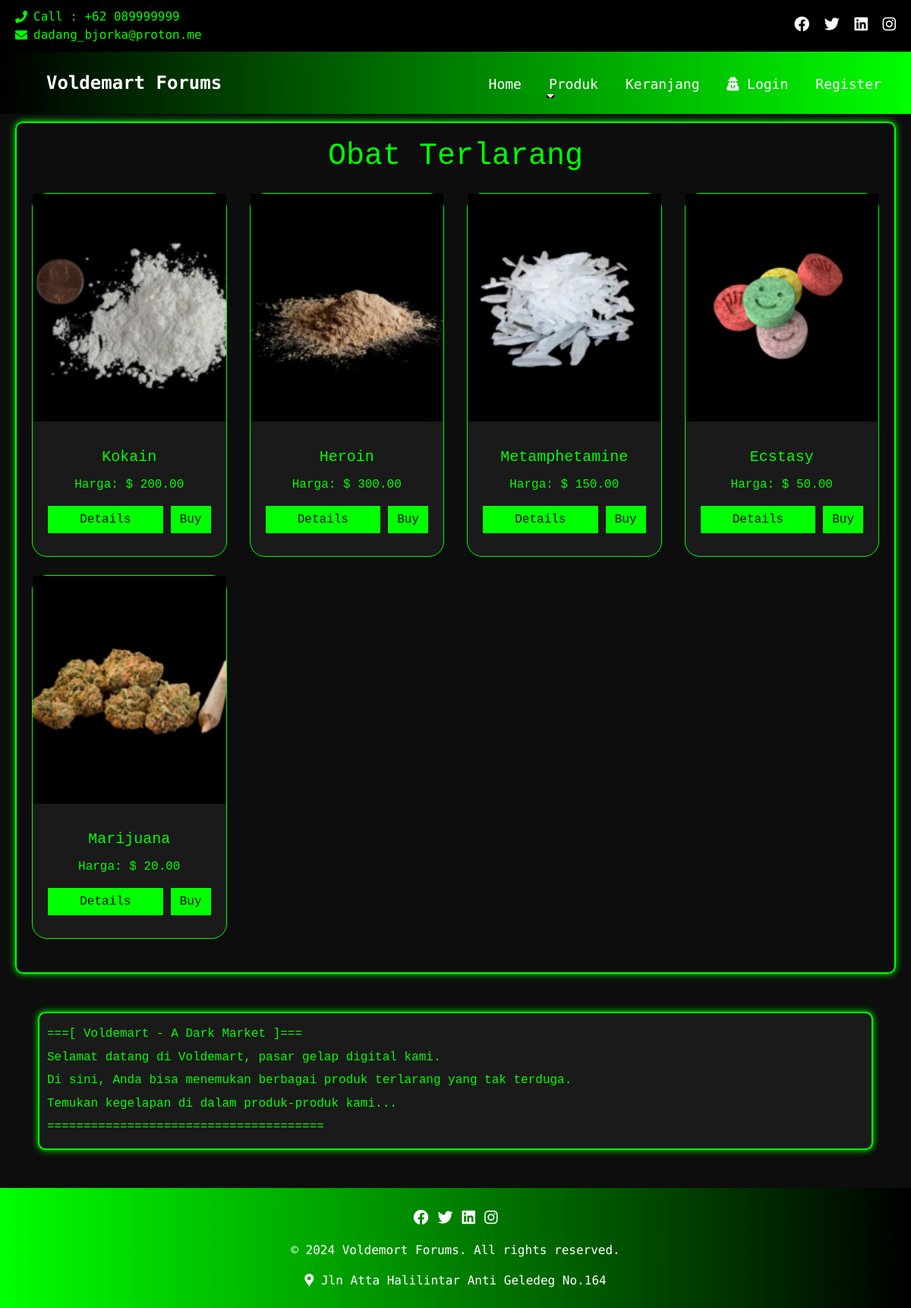
The page /product/obat_terlarang.php on the database its author committed.
### tables this page shows
CREATE TABLE `obat_terlarang` (
  `id` int(11) NOT NULL,
  `nama` varchar(255) NOT NULL,
  `deskripsi` text DEFAULT NULL,
  `harga` decimal(10,2) NOT NULL,
  `gambar` varchar(255) NOT NULL,
  `created_at` timestamp NOT NULL DEFAULT current_timestamp()
);

### product/obat_terlarang.php (the view, shortened to what this page needs)
<?php
include '../service/database.php';
$query = "SELECT * FROM obat_terlarang";
$result = $conn->query($query);
?>
<!DOCTYPE html>
<html lang="id">
<head>
    <link rel="stylesheet" href="https://stackpath.bootstrapcdn.com/bootstrap/4.5.2/css/bootstrap.min.css">
    <link rel="stylesheet" href="../asset/style.css">
    <link rel="stylesheet" href="produk.css">
    <link rel="stylesheet" href="https://cdnjs.cloudflare.com/ajax/libs/font-awesome/5.15.4/css/all.min.css">
</head>
<body>
<header class="header_section">
    <div class="header_top">
        <div class="container-fluid header_top_container">
            <div class="contact_nav">
                <a href="#">
                    <i class="fa fa-phone" aria-hidden="true"></i>
                    <span>Call : +62 089999999</span>
                </a>
                <a href="https://mail.proton.me/">
                    <i class="fa fa-envelope" aria-hidden="true"></i>
                    <span>dadang_bjorka@proton.me</span>
                </a>
            </div>
            <div class="social_box">
                <a href="#"><i class="fab fa-facebook" aria-hidden="true"></i></a>
                <a href="#"><i class="fab fa-twitter" aria-hidden="true"></i></a>
                <a href="#"><i class="fab fa-linkedin" aria-hidden="true"></i></a>
                <a href="#"><i class="fab fa-instagram" aria-hidden="true"></i></a>
            </div>
        </div>
    </div>
    <div class="header_bottom">
        <div class="container-fluid">
            <nav class="navbar navbar-expand-lg custom_nav-container">
                <a class="navbar-brand" href="index.html">Voldemart Forums</a>
                <div class="collapse navbar-collapse" id="navbarSupportedContent">
                    <ul class="navbar-nav ml-auto">
                        <li class="nav-item">
                            <a class="nav-link" href="../index.php">Home</a>
                        </li>
                        <li class="nav-item dropdown">
                            <a class="nav-link dropdown-toggle" href="#" id="navbarDropdownMenuLink" role="button" data-toggle="dropdown" aria-haspopup="true" aria-expanded="false">
                                Produk
                            </a>
                        </li>
                        <li class="nav-item">
                            <a class="nav-link" href="keranjang.php">Keranjang</a>
                        </li>
                        <?php
                        if (isset($_SESSION['username'])) {
                            echo '
                            <li class="nav-item">
                                <a class="nav-link" href="../logout.php"><i class="fas fa-user-secret"></i> Logout</a>
                            </li>
                            ';
                        } else {
                            echo '
                            <li class="nav-item">
                                <a class="nav-link" href="login.php"><i class="fas fa-user-secret"></i> Login</a>
                            </li>
                            <li class="nav-item">
                                <a class="nav-link" href="register.php">Register</a>
                            </li>
                            ';
                        }
                        ?>
                    </ul>
                </div>
            </nav>
        </div>
    </div>
</header>
<div class="product-container">
    <h1 class="text-center mb-4">Obat Terlarang</h1>
    <div class="row">
        <?php
        if ($result->num_rows > 0) {
            while ($row = $result->fetch_assoc()) {
                $harga_usd = $row['harga'] / 15000;
                ?>
                <div class="col-lg-3 col-md-6 col-sm-12 mb-4">
                    <div class="card">
                        <img src="../<?php echo $row['gambar']; ?>" class="card-img-top" alt="<?php echo $row['nama']; ?>">
                        <div class="card-body">
                            <h5 class="card-title"><?php echo $row['nama']; ?></h5>
                            <p class="card-text">Harga: $ <?php echo number_format($harga_usd, 2); ?></p>
                            <div class="d-flex justify-content-between">
                                <button type="button" class="btn btn-primary btn-details" data-toggle="modal" data-target="#productModal" data-nama="<?php echo $row['nama']; ?>" data-deskripsi="<?php echo $row['deskripsi']; ?>">Details</button>
                                <form method="post" action="keranjang.php">
                                    <button type="submit" name="add_to_cart" class="btn btn-success">Buy</button>
                                </form>
                            </div>
                        </div>
                    </div>
                </div>
                <?php
            }
        } else {
            echo '<div class="col-md-12"><p class="text-center">Tidak ada produk yang tersedia.</p></div>';
        }
        ?>
    </div>
</div>
<div class="hacker-note">
    <p>===[ Voldemart - A Dark Market ]===</p>
    <p>Selamat datang di Voldemart, pasar gelap digital kami.</p>
    <p>Di sini, Anda bisa menemukan berbagai produk terlarang yang tak terduga.</p>
    <p>Temukan kegelapan di dalam produk-produk kami...</p>
    <p>======================================</p>
</div>
<?php include '../include/footer.php'; ?>
</body>
</html>

### asset/style.css (style rules this page uses)
body { background-color: #000; color: #fff; font-family: "Share Tech Mono", monospace; }
a { color: #00ff00; text-decoration: none; }
.header_section { width: 100%; background-color: #000; position: fixed; top: 0; left: 0; z-index: 1000; }
body { padding-top: 140px; }
.header_top { background-color: #000; padding: 10px 0; }
.header_top_container { display: flex; justify-content: space-between; align-items: center; padding: 0 20px; }
.contact_nav a { display: flex; align-items: center; margin-right: 20px; color: #00ff00; font-family: "Share Tech Mono", monospace; }
.contact_nav a i { margin-right: 8px; }
.social_box a { color: white; margin-left: 10px; font-size: 20px; }
.header_bottom { padding: 10px 0; background: linear-gradient(to right, #000000, #00ff00); }
.custom_nav-container { display: flex; justify-content: space-between; align-items: center; }
.navbar-brand { color: white; font-size: 24px; font-weight: bold; font-family: "Share Tech Mono", monospace; margin-left: 30px; }
.navbar-collapse { flex-grow: 0; }
.navbar-nav { display: flex; align-items: center; }
.nav-item { margin-left: 20px; position: relative; }
.nav-link { color: white; font-size: 18px; font-family: "Share Tech Mono", monospace; position: relative; padding-bottom: 5px; transition: color 0.3s ease; }
.nav-link::after { content: ""; position: absolute; width: 0; height: 2px; display: block; background: black; transition: width 0.3s; bottom: 0; left: 0; }
.hacker-note { margin: 20px; padding: 20px; background-color: #111; border: 2px solid #00FF00; border-radius: 5px; color: #00FF00; box-shadow: 0 0 10px rgba(0, 255, 0, 0.5); font-family: "Share Tech Mono", monospace; }
.hacker-note p { font-size: 1rem; line-height: 1.6; }

### product/produk.css (style rules this page uses)
body { background-color: #0d0d0d; color: #00ff00; font-family: "Courier New", Courier, monospace; }
.product-container { padding: 20px; border: 2px solid #00ff00; box-shadow: 0 0 10px #00ff00; border-radius: 10px; margin-top: 20px; margin-bottom: 20px; margin-left: 20px; margin-right: 20px; }
.card { background-color: #1a1a1a; color: #00ff00; border: 1px solid #00ff00; height: 100%; display: flex; flex-direction: column; justify-content: space-between; border-radius: 20px; }
.card-body { text-align: center; display: flex; flex-direction: column; justify-content: space-between; padding: 20px; height: 100%; }
.card-img-top { height: 300px; width: 100%; object-fit: cover; margin-bottom: 15px; border-radius: 0; }
.btn-details, .btn-success { background-color: #00ff00; border: none; color: #0d0d0d; margin-top: auto; width: 100%; margin-bottom: 10px; border-radius: 0; }
.btn-details { margin-right: 10px; }
.hacker-note { background-color: #1a1a1a; color: #00ff00; padding: 10px; border-radius: 10px; margin: 20px; font-family: "Courier New", Courier, monospace; font-size: 14px; line-height: 1.5; border: 2px solid #00ff00; box-shadow: 0 0 10px #00ff00; margin: 50px; }
.hacker-note p { margin: 5px 0; }

### rows shown on the page
obat_terlarang: gambar (picture), nama "Kokain", harga "200.00"
obat_terlarang: gambar+nama (picture), nama "Heroin", harga "300.00"
obat_terlarang: gambar+nama (picture), nama "Metamphetamine", harga "150.00"
obat_terlarang: gambar+nama (picture), nama "Ecstasy", harga "50.00"
obat_terlarang: gambar+nama (picture), nama "Marijuana", harga "20.00"
